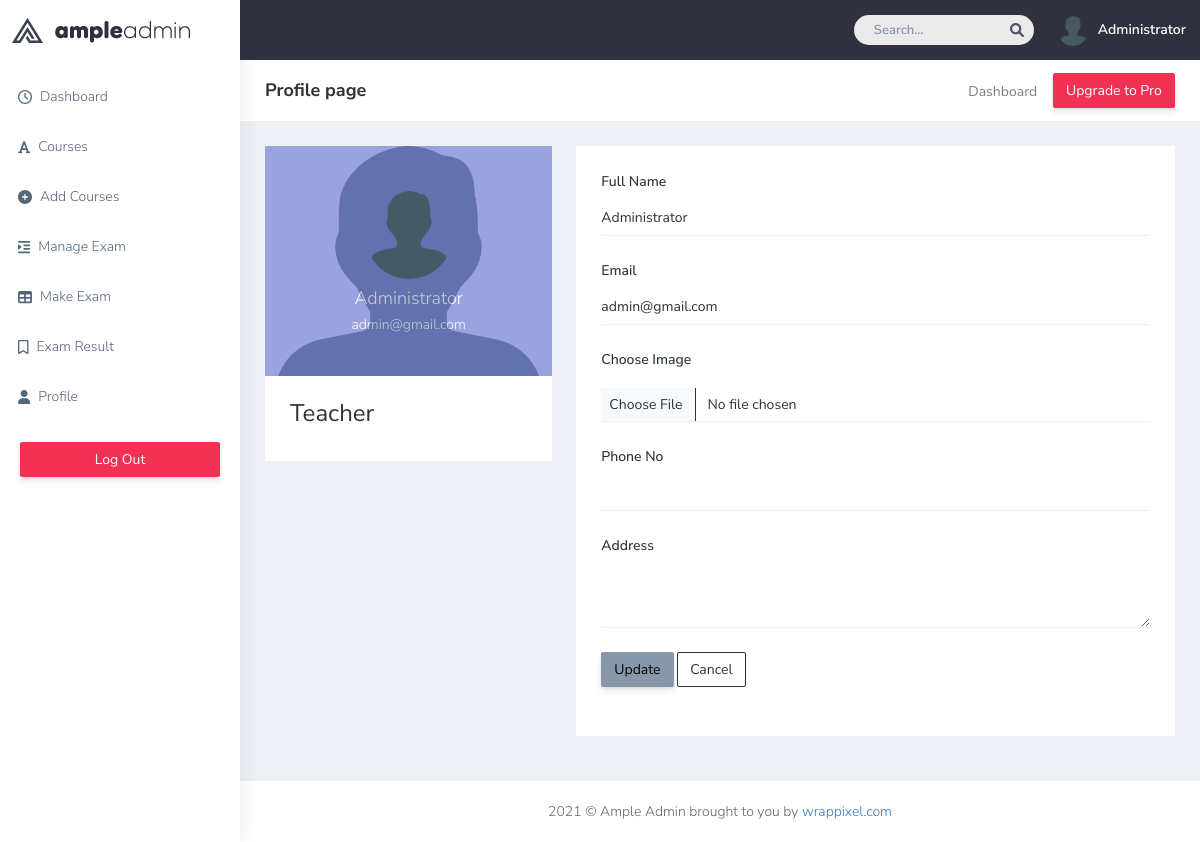
The app's page /profile.php (signed in) with its own data.
### tables this page shows
CREATE TABLE `users` (
  `id` int(11) NOT NULL,
  `slug` varchar(225) NOT NULL,
  `username` varchar(200) NOT NULL,
  `email` varchar(200) NOT NULL,
  `password` varchar(200) NOT NULL,
  `role` varchar(200) DEFAULT NULL,
  `address` varchar(250) DEFAULT NULL,
  `phone_no` varchar(200) DEFAULT NULL,
  `image` varchar(250) DEFAULT NULL
);

### core/classes/DB.php (called while the page is built, shortened)
<?php
class DB
{
    private static $dbh = null;
    private static $res,$data,$count,$sql;
    public function __construct()
    {
        self::$dbh = new PDO("mysql:host=localhost;dbname=ample-onlinequiz","root","");
        self::$dbh->setAttribute(PDO::ATTR_ERRMODE,PDO::ERRMODE_EXCEPTION);
    }
    public function query($params = [])
    {
        self::$res = self::$dbh->prepare(self::$sql);
        self::$res->execute($params);
        return $this;
    }
    public function getAll()
    {
        $this->query();
        self::$data = self::$res->fetchAll(PDO::FETCH_OBJ);
        return self::$data;
    }
    public function getOne()
    {
        $this->query();
        self::$data = self::$res->fetch(PDO::FETCH_OBJ);
        return self::$data;
    }
    public static function table($table_name)
    {
        $sql = "select * from $table_name";
        self::$sql = $sql;
        $db = new DB();
        return $db;
    }
    public function where($col,$operator,$value = 1)
    {
        if(func_num_args() == 2)
        {
            self::$sql .= " where $col = '$operator'";
        }
        else
        {
            self::$sql .= " where $col $operator '$value'";
        }
        $this->query();
        return $this;
    }
}
?>

### core/classes/User.php (called while the page is built, shortened)
<?php
class User{
     public static function auth()
     {
         if(isset($_SESSION['user_id'])){
             $user_id = $_SESSION['user_id'];
             return DB::table('users')->where('id',$user_id)->getOne();
         }else{
             return false;
         }
     }
}

### profile.php (the view, shortened to what this page needs)
<?php require_once "inc/header.php";
$user = User::auth();
?>
        <div class="page-wrapper">
            <div class="page-breadcrumb bg-white">
                <div class="row align-items-center">
                    <div class="col-lg-3 col-md-4 col-sm-4 col-xs-12">
                        <h4 class="page-title">Profile page</h4>
                    </div>
                    <div class="col-lg-9 col-sm-8 col-md-8 col-xs-12">
                        <div class="d-md-flex">
                            <ol class="breadcrumb ms-auto">
                                <li><a href="index.php" class="fw-normal">Dashboard</a></li>
                            </ol>
                            <a href="index.php" target="_blank"
                                class="btn btn-danger  d-none d-md-block pull-right ms-3 hidden-xs hidden-sm waves-effect waves-light text-white">Upgrade
                                to Pro</a>
                        </div>
                    </div>
                </div>
            </div>
            <div class="container-fluid">
                <div class="row">
                    <div class="col-lg-4 col-xlg-3 col-md-12">
                        <div class="white-box">
                            <div class="user-bg"> <img width="100%" alt="user" src="<?= $user->image ?>">
                                <div class="overlay-box">
                                    <div class="user-content">
                                        <a href="javascript:void(0)"><img src="<?= $user->image ?>"
                                                class="thumb-lg img-circle" alt="img"></a>
                                        <h4 class="text-white mt-2"><?= $user->username ?></h4>
                                        <h5 class="text-white mt-2"><?= $user->email ?></h5>
                                    </div>
                                </div>
                            </div>
                            <div class="user-btm-box mt-5 d-sm-flex">
                                <div class="col-md-4 col-sm-4 text-center">
                                   <h3 class="text-center"><?= $user->role ?></h3>
                                </div>
                            </div>
                        </div>
                    </div>
                    <div class="col-lg-8 col-xlg-9 col-md-8">
                        <div class="card">
                            <div class="card-body">
                                <form class="form-horizontal form-material" action="" method="POST" enctype="multipart/form-data">
                                    <div class="form-group mb-4">
                                        <label class="col-md-12 p-0">Full Name</label>
                                        <div class="col-md-12 border-bottom p-0">
                                            <input type="text" value="<?= $user->username ?>"
                                                class="form-control p-0 border-0" name="name"> </div>
                                    </div>
                                    <div class="form-group mb-4">
                                        <label for="email" class="col-md-12 p-0">Email</label>
                                        <div class="col-md-12 border-bottom p-0">
                                            <input type="email" value="<?= $user->email ?>"
                                                class="form-control p-0 border-0" name="email"
                                                id="email">
                                        </div>
                                    </div>
                                    <div class="form-group mb-4">
                                        <label class="col-md-12 p-0">Choose Image</label>
                                        <div class="col-md-12 border-bottom pt-2">
                                            <input type="file"  class="form-control pt-2 ps-2 border-0" name="image">
                                        </div>
                                    </div>
                                    <div class="form-group mb-4">
                                        <label class="col-md-12 p-0">Phone No</label>
                                        <div class="col-md-12 border-bottom p-0">
                                            <input type="text" value="<?= $user->phone_no ?>"
                                                class="form-control p-0 border-0" name="phone_no">
                                        </div>
                                    </div>
                                    <div class="form-group mb-4">
                                        <label class="col-md-12 p-0">Address</label>
                                        <div class="col-md-12 border-bottom p-0">
                                            <textarea rows="3" class="form-control p-0 border-0" name="address"><?= $user->address ?></textarea>
                                        </div>
                                    </div>
                                    <div class="form-group mb-4">
                                        <div class="col-sm-12">
                                            <input type="submit" class="btn btn-secondary" value="Update">
                                            <input type="button" class="btn btn-outline-dark" value="Cancel">
                                        </div>
                                    </div>
                                </form>
                            </div>
                        </div>
                    </div>
                </div>
            </div>
            <footer class="footer text-center"> 2021 © Ample Admin brought to you by <a
                    href="https://www.wrappixel.com/">wrappixel.com</a>
            </footer>
        </div>
<?php require_once "inc/footer.php" ?>

### inc/header.php (shortened to what this page needs)
<?php
if((User::auth()))
{
    $user = User::auth();
    $courseTeacher = DB::table('courses_users')->where('user_id',$user->id)->getAll();
    $isTeacher = $user->role == "Teacher" ? true : false;
}
?>
<!DOCTYPE html>
<html dir="ltr" lang="en">
<head>
    <link href="template/css/style.min.css" rel="stylesheet">
    <link rel="stylesheet" href="https://cdnjs.cloudflare.com/ajax/libs/font-awesome/6.0.0-beta2/css/all.min.css" />
</head>
<body>
    <div id="main-wrapper" data-layout="vertical" data-navbarbg="skin5" data-sidebartype="full"
        data-sidebar-position="absolute" data-header-position="absolute" data-boxed-layout="full">
        <header class="topbar" data-navbarbg="skin5">
            <nav class="navbar top-navbar navbar-expand-md navbar-dark">
                <div class="navbar-header" data-logobg="skin6">
                    <a class="navbar-brand" href="dashboard.html">
                        <b class="logo-icon">
                            <img src="template/plugins/images/logo-icon.png" alt="homepage" />
                        </b>
                        <span class="logo-text">
                            <img src="template/plugins/images/logo-text.png" alt="homepage" />
                        </span>
                    </a>
                </div>
                <div class="navbar-collapse collapse" id="navbarSupportedContent" data-navbarbg="skin5">
                    <ul class="navbar-nav ms-auto d-flex align-items-center">
                        <li class=" in">
                            <form role="search" class="app-search d-none d-md-block me-3">
                                <input type="text" placeholder="Search..." class="form-control mt-0">
                                <a href="" class="active">
                                    <i class="fa fa-search"></i>
                                </a>
                            </form>
                        </li>
                        <?php if(User::auth()):
                                 $user = User::auth();
                        ?>
                        <li>
                            <a class="profile-pic" href="profile.php">
                                <img src="<?= $user->image ?>" alt="user-img" width="30" style="border-radius: 50%;"
                                    class="img-circle"><span class="text-white font-medium"><?= $user->username ?></span></a>
                        </li>
                        <?php endif; ?>
                    </ul>
                </div>
            </nav>
        </header>
        <aside class="left-sidebar" data-sidebarbg="skin6">
            <div class="scroll-sidebar">
                <nav class="sidebar-nav">
                    <ul id="sidebarnav">
                        <li class="sidebar-item pt-2">
                            <a class="sidebar-link waves-effect waves-dark sidebar-link" href="index.php"
                                aria-expanded="false">
                                <i class="far fa-clock" aria-hidden="true"></i>
                                <span class="hide-menu mx-2">Dashboard</span>
                            </a>
                        </li>
                        <?php if(isset($user)): ?>
                        <li class="sidebar-item">
                            <a class="sidebar-link waves-effect waves-dark sidebar-link" href="courses.php"
                                aria-expanded="false">
                                <i class="fa fa-font" aria-hidden="true"></i>
                                <span class="hide-menu mx-2">Courses</span>
                            </a>
                        </li>
                       <?php if($isTeacher): ?>
                        <li class="sidebar-item">
                            <a class="sidebar-link waves-effect waves-dark sidebar-link" href="add-course.php"
                                aria-expanded="false">
                                <i class="fa fa-plus-circle" aria-hidden="true"></i>
                                <span class="hide-menu mx-2">Add Courses</span>
                            </a>
                        </li>
                        <?php endif; ?>
                        <li class="sidebar-item">
                            <a class="sidebar-link waves-effect waves-dark sidebar-link" href="exams.php"
                                aria-expanded="false">
                                <i class="fas fa-indent" aria-hidden="true"></i>
                                <span class="hide-menu mx-2">Manage Exam</span>
                            </a>
                        </li>
                        <?php if($courseTeacher): ?>
                        <li class="sidebar-item">
                            <a class="sidebar-link waves-effect waves-dark sidebar-link" href="add-exam.php"
                                aria-expanded="false">
                                <i class="fa fa-table" aria-hidden="true"></i>
                                <span class="hide-menu mx-2">Make Exam</span>
                            </a>
                        </li>
                        <?php endif; ?>
                        <li class="sidebar-item">
                            <a class="sidebar-link waves-effect waves-dark sidebar-link" href="exam-result.php"
                                aria-expanded="false">
                                <i class="far fa-bookmark" aria-hidden="true"></i>
                                <span class="hide-menu mx-2">Exam Result</span>
                            </a>
                        </li>
                        <li class="sidebar-item">
                            <a class="sidebar-link waves-effect waves-dark sidebar-link" href="profile.php"
                                aria-expanded="false">
                                <i class="fa fa-user" aria-hidden="true"></i>
                                <span class="hide-menu mx-2">Profile</span>
                            </a>
                        </li>
                        <li class="text-center p-20 upgrade-btn">
                            <a href="logout.php"
                                class="btn d-grid btn-danger text-white">
                                Log Out</a>
                        </li>
                        <?php endif; ?>
                    </ul>
                </nav>
            </div>
        </aside>

### records on screen
users: image (placeholder picture), username "Administrator", email "admin@gmail.com", role "Teacher", name "Administrator"
